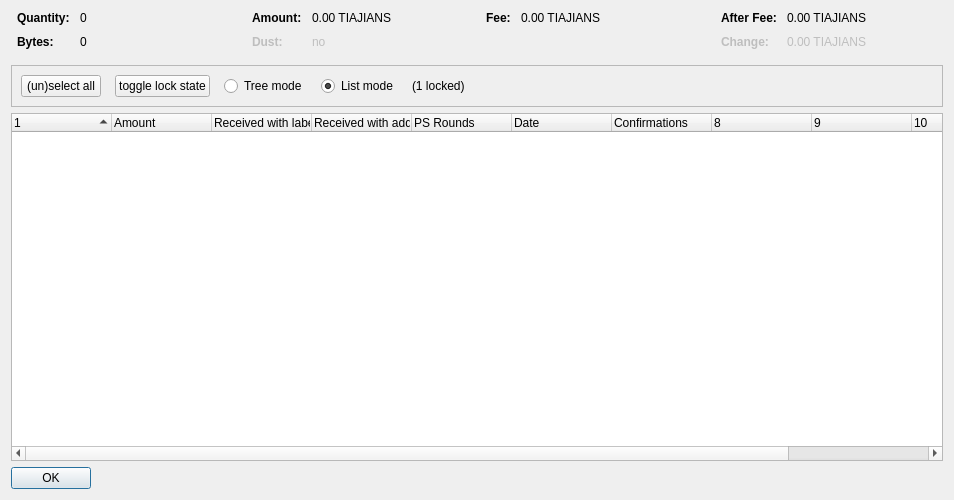
<?xml version="1.0" encoding="UTF-8"?>
<ui version="4.0">
 <class>CoinControlDialog</class>
 <widget class="QDialog" name="CoinControlDialog">
  <property name="geometry">
   <rect>
    <x>0</x>
    <y>0</y>
    <width>954</width>
    <height>500</height>
   </rect>
  </property>
  <property name="windowTitle">
   <string>Coin Selection</string>
  </property>
  <layout class="QVBoxLayout" name="verticalLayout">
   <item>
    <layout class="QHBoxLayout" name="horizontalLayoutTop" stretch="0,0,0,0">
     <property name="topMargin">
      <number>0</number>
     </property>
     <property name="bottomMargin">
      <number>10</number>
     </property>
     <item>
      <layout class="QFormLayout" name="formLayoutCoinControl1">
       <property name="horizontalSpacing">
        <number>10</number>
       </property>
       <property name="verticalSpacing">
        <number>10</number>
       </property>
       <property name="leftMargin">
        <number>6</number>
       </property>
       <property name="rightMargin">
        <number>6</number>
       </property>
       <item row="0" column="0">
        <widget class="QLabel" name="labelCoinControlQuantityText">
         <property name="font">
          <font>
           <weight>75</weight>
           <bold>true</bold>
          </font>
         </property>
         <property name="text">
          <string>Quantity:</string>
         </property>
        </widget>
       </item>
       <item row="0" column="1">
        <widget class="QLabel" name="labelCoinControlQuantity">
         <property name="cursor">
          <cursorShape>IBeamCursor</cursorShape>
         </property>
         <property name="contextMenuPolicy">
          <enum>Qt::ActionsContextMenu</enum>
         </property>
         <property name="text">
          <string notr="true">0</string>
         </property>
         <property name="textInteractionFlags">
          <set>Qt::LinksAccessibleByMouse|Qt::TextSelectableByKeyboard|Qt::TextSelectableByMouse</set>
         </property>
        </widget>
       </item>
       <item row="1" column="0">
        <widget class="QLabel" name="labelCoinControlBytesText">
         <property name="font">
          <font>
           <weight>75</weight>
           <bold>true</bold>
          </font>
         </property>
         <property name="text">
          <string>Bytes:</string>
         </property>
        </widget>
       </item>
       <item row="1" column="1">
        <widget class="QLabel" name="labelCoinControlBytes">
         <property name="cursor">
          <cursorShape>IBeamCursor</cursorShape>
         </property>
         <property name="contextMenuPolicy">
          <enum>Qt::ActionsContextMenu</enum>
         </property>
         <property name="text">
          <string notr="true">0</string>
         </property>
         <property name="textInteractionFlags">
          <set>Qt::LinksAccessibleByMouse|Qt::TextSelectableByKeyboard|Qt::TextSelectableByMouse</set>
         </property>
        </widget>
       </item>
      </layout>
     </item>
     <item>
      <layout class="QFormLayout" name="formLayoutCoinControl2">
       <property name="horizontalSpacing">
        <number>10</number>
       </property>
       <property name="verticalSpacing">
        <number>10</number>
       </property>
       <property name="leftMargin">
        <number>6</number>
       </property>
       <property name="rightMargin">
        <number>6</number>
       </property>
       <item row="0" column="0">
        <widget class="QLabel" name="labelCoinControlAmountText">
         <property name="font">
          <font>
           <weight>75</weight>
           <bold>true</bold>
          </font>
         </property>
         <property name="text">
          <string>Amount:</string>
         </property>
        </widget>
       </item>
       <item row="0" column="1">
        <widget class="QLabel" name="labelCoinControlAmount">
         <property name="cursor">
          <cursorShape>IBeamCursor</cursorShape>
         </property>
         <property name="contextMenuPolicy">
          <enum>Qt::ActionsContextMenu</enum>
         </property>
         <property name="text">
          <string notr="true">0.00 TIAJIANS</string>
         </property>
         <property name="textInteractionFlags">
          <set>Qt::LinksAccessibleByMouse|Qt::TextSelectableByKeyboard|Qt::TextSelectableByMouse</set>
         </property>
        </widget>
       </item>
       <item row="1" column="0">
        <widget class="QLabel" name="labelCoinControlLowOutputText">
         <property name="enabled">
          <bool>false</bool>
         </property>
         <property name="font">
          <font>
           <weight>75</weight>
           <bold>true</bold>
          </font>
         </property>
         <property name="text">
          <string>Dust:</string>
         </property>
        </widget>
       </item>
       <item row="1" column="1">
        <widget class="QLabel" name="labelCoinControlLowOutput">
         <property name="enabled">
          <bool>false</bool>
         </property>
         <property name="cursor">
          <cursorShape>IBeamCursor</cursorShape>
         </property>
         <property name="contextMenuPolicy">
          <enum>Qt::ActionsContextMenu</enum>
         </property>
         <property name="text">
          <string notr="true">no</string>
         </property>
         <property name="textInteractionFlags">
          <set>Qt::LinksAccessibleByMouse|Qt::TextSelectableByKeyboard|Qt::TextSelectableByMouse</set>
         </property>
        </widget>
       </item>
      </layout>
     </item>
     <item>
      <layout class="QFormLayout" name="formLayoutCoinControl3">
       <property name="horizontalSpacing">
        <number>10</number>
       </property>
       <property name="verticalSpacing">
        <number>10</number>
       </property>
       <property name="leftMargin">
        <number>6</number>
       </property>
       <property name="rightMargin">
        <number>6</number>
       </property>
       <item row="0" column="0">
        <widget class="QLabel" name="labelCoinControlFeeText">
         <property name="font">
          <font>
           <weight>75</weight>
           <bold>true</bold>
          </font>
         </property>
         <property name="text">
          <string>Fee:</string>
         </property>
        </widget>
       </item>
       <item row="0" column="1">
        <widget class="QLabel" name="labelCoinControlFee">
         <property name="cursor">
          <cursorShape>IBeamCursor</cursorShape>
         </property>
         <property name="contextMenuPolicy">
          <enum>Qt::ActionsContextMenu</enum>
         </property>
         <property name="text">
          <string notr="true">0.00 TIAJIANS</string>
         </property>
         <property name="textInteractionFlags">
          <set>Qt::LinksAccessibleByMouse|Qt::TextSelectableByKeyboard|Qt::TextSelectableByMouse</set>
         </property>
        </widget>
       </item>
      </layout>
     </item>
     <item>
      <layout class="QFormLayout" name="formLayoutCoinControl4">
       <property name="horizontalSpacing">
        <number>10</number>
       </property>
       <property name="verticalSpacing">
        <number>10</number>
       </property>
       <property name="leftMargin">
        <number>6</number>
       </property>
       <property name="rightMargin">
        <number>6</number>
       </property>
       <item row="0" column="0">
        <widget class="QLabel" name="labelCoinControlAfterFeeText">
         <property name="font">
          <font>
           <weight>75</weight>
           <bold>true</bold>
          </font>
         </property>
         <property name="text">
          <string>After Fee:</string>
         </property>
        </widget>
       </item>
       <item row="0" column="1">
        <widget class="QLabel" name="labelCoinControlAfterFee">
         <property name="cursor">
          <cursorShape>IBeamCursor</cursorShape>
         </property>
         <property name="contextMenuPolicy">
          <enum>Qt::ActionsContextMenu</enum>
         </property>
         <property name="text">
          <string notr="true">0.00 TIAJIANS</string>
         </property>
         <property name="textInteractionFlags">
          <set>Qt::LinksAccessibleByMouse|Qt::TextSelectableByKeyboard|Qt::TextSelectableByMouse</set>
         </property>
        </widget>
       </item>
       <item row="1" column="0">
        <widget class="QLabel" name="labelCoinControlChangeText">
         <property name="enabled">
          <bool>false</bool>
         </property>
         <property name="font">
          <font>
           <weight>75</weight>
           <bold>true</bold>
          </font>
         </property>
         <property name="text">
          <string>Change:</string>
         </property>
        </widget>
       </item>
       <item row="1" column="1">
        <widget class="QLabel" name="labelCoinControlChange">
         <property name="enabled">
          <bool>false</bool>
         </property>
         <property name="cursor">
          <cursorShape>IBeamCursor</cursorShape>
         </property>
         <property name="contextMenuPolicy">
          <enum>Qt::ActionsContextMenu</enum>
         </property>
         <property name="text">
          <string notr="true">0.00 TIAJIANS</string>
         </property>
         <property name="textInteractionFlags">
          <set>Qt::LinksAccessibleByMouse|Qt::TextSelectableByKeyboard|Qt::TextSelectableByMouse</set>
         </property>
        </widget>
       </item>
      </layout>
     </item>
    </layout>
   </item>
   <item>
    <widget class="QFrame" name="frame">
     <property name="minimumSize">
      <size>
       <width>0</width>
       <height>40</height>
      </size>
     </property>
     <property name="frameShape">
      <enum>QFrame::StyledPanel</enum>
     </property>
     <property name="frameShadow">
      <enum>QFrame::Sunken</enum>
     </property>
     <layout class="QHBoxLayout" name="horizontalLayout">
      <item>
       <layout class="QHBoxLayout" name="horizontalLayoutPanel" stretch="0,0,0,0,0,0">
        <property name="spacing">
         <number>14</number>
        </property>
        <item>
         <widget class="QPushButton" name="pushButtonSelectAll">
          <property name="sizePolicy">
           <sizepolicy hsizetype="Maximum" vsizetype="Fixed">
            <horstretch>0</horstretch>
            <verstretch>0</verstretch>
           </sizepolicy>
          </property>
          <property name="text">
           <string>(un)select all</string>
          </property>
          <property name="autoDefault">
           <bool>false</bool>
          </property>
         </widget>
        </item>
        <item>
         <widget class="QPushButton" name="pushButtonToggleLock">
          <property name="sizePolicy">
           <sizepolicy hsizetype="Maximum" vsizetype="Fixed">
            <horstretch>0</horstretch>
            <verstretch>0</verstretch>
           </sizepolicy>
          </property>
          <property name="text">
           <string>toggle lock state</string>
          </property>
          <property name="autoDefault">
           <bool>false</bool>
          </property>
         </widget>
        </item>
        <item>
         <widget class="QRadioButton" name="radioTreeMode">
          <property name="sizePolicy">
           <sizepolicy hsizetype="Maximum" vsizetype="Fixed">
            <horstretch>0</horstretch>
            <verstretch>0</verstretch>
           </sizepolicy>
          </property>
          <property name="text">
           <string>Tree mode</string>
          </property>
         </widget>
        </item>
        <item>
         <widget class="QRadioButton" name="radioListMode">
          <property name="sizePolicy">
           <sizepolicy hsizetype="Maximum" vsizetype="Fixed">
            <horstretch>0</horstretch>
            <verstretch>0</verstretch>
           </sizepolicy>
          </property>
          <property name="text">
           <string>List mode</string>
          </property>
          <property name="checked">
           <bool>true</bool>
          </property>
         </widget>
        </item>
        <item>
         <widget class="QLabel" name="labelLocked">
          <property name="text">
           <string>(1 locked)</string>
          </property>
         </widget>
        </item>
        <item>
         <spacer name="horizontalSpacer">
          <property name="orientation">
           <enum>Qt::Horizontal</enum>
          </property>
          <property name="sizeHint" stdset="0">
           <size>
            <width>40</width>
            <height>20</height>
           </size>
          </property>
         </spacer>
        </item>
       </layout>
      </item>
     </layout>
    </widget>
   </item>
   <item>
    <widget class="CoinControlTreeWidget" name="treeWidget">
     <property name="contextMenuPolicy">
      <enum>Qt::CustomContextMenu</enum>
     </property>
     <property name="sortingEnabled">
      <bool>false</bool>
     </property>
     <property name="columnCount">
      <number>11</number>
     </property>
     <attribute name="headerShowSortIndicator" stdset="0">
      <bool>true</bool>
     </attribute>
     <attribute name="headerStretchLastSection">
      <bool>false</bool>
     </attribute>
     <column>
      <property name="text">
       <string/>
      </property>
     </column>
     <column>
      <property name="text">
       <string>Amount</string>
      </property>
     </column>
     <column>
      <property name="text">
       <string>Received with label</string>
      </property>
     </column>
     <column>
      <property name="text">
       <string>Received with address</string>
      </property>
     </column>
     <column>
      <property name="text">
       <string>PS Rounds</string>
      </property>
     </column>
     <column>
      <property name="text">
       <string>Date</string>
      </property>
     </column>
     <column>
      <property name="text">
       <string>Confirmations</string>
      </property>
      <property name="toolTip">
       <string>Confirmed</string>
      </property>
     </column>
     <column>
      <property name="text">
       <string/>
      </property>
     </column>
     <column>
      <property name="text">
       <string/>
      </property>
     </column>
     <column>
      <property name="text">
       <string/>
      </property>
     </column>
     <column>
      <property name="text">
       <string/>
      </property>
     </column>
    </widget>
   </item>
   <item>
    <widget class="QDialogButtonBox" name="buttonBox">
     <property name="sizePolicy">
      <sizepolicy hsizetype="Maximum" vsizetype="Fixed">
       <horstretch>0</horstretch>
       <verstretch>0</verstretch>
      </sizepolicy>
     </property>
     <property name="orientation">
      <enum>Qt::Horizontal</enum>
     </property>
     <property name="standardButtons">
      <set>QDialogButtonBox::Ok</set>
     </property>
    </widget>
   </item>
  </layout>
 </widget>
 <customwidgets>
  <customwidget>
   <class>CoinControlTreeWidget</class>
   <extends>QTreeWidget</extends>
   <header>coincontroltreewidget.h</header>
  </customwidget>
 </customwidgets>
 <resources/>
 <connections/>
</ui>
